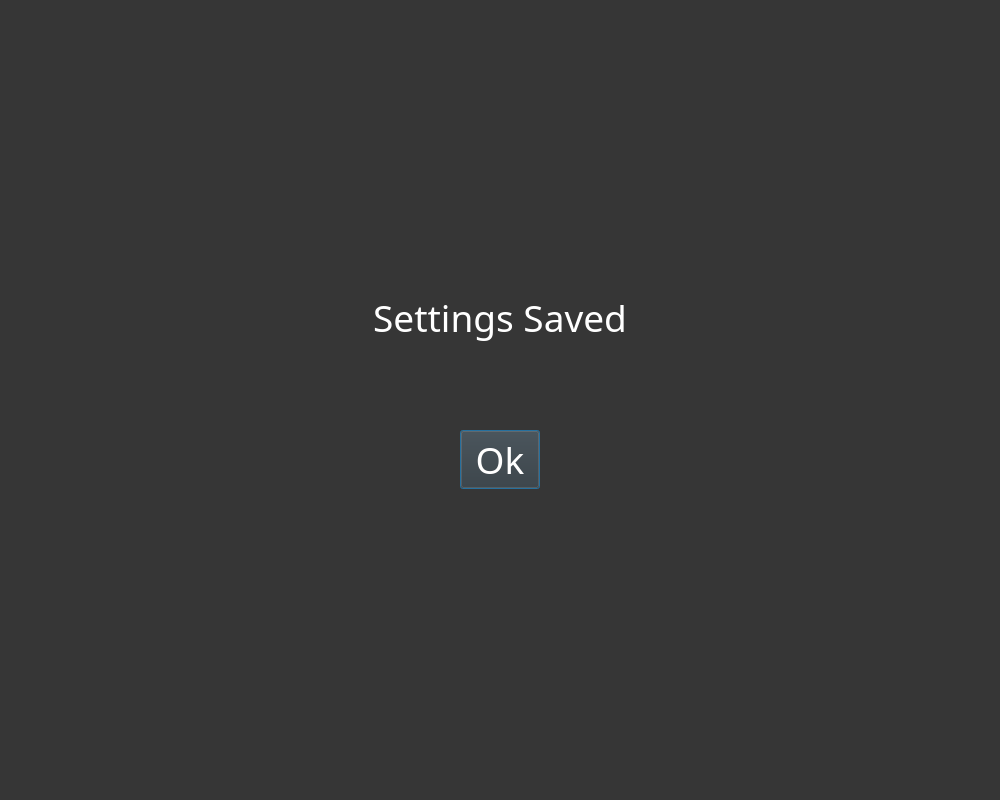
<?xml version="1.0" encoding="UTF-8"?>
<ui version="4.0">
 <class>Dialog</class>
 <widget class="QDialog" name="Dialog">
  <property name="geometry">
   <rect>
    <x>0</x>
    <y>0</y>
    <width>1000</width>
    <height>800</height>
   </rect>
  </property>
  <property name="minimumSize">
   <size>
    <width>1000</width>
    <height>800</height>
   </size>
  </property>
  <property name="windowTitle">
   <string>Dialog</string>
  </property>
  <property name="styleSheet">
   <string notr="true">background-color: rgb(54, 54, 54);</string>
  </property>
  <layout class="QVBoxLayout" name="verticalLayout">
   <item>
    <layout class="QHBoxLayout" name="horizontalLayout_2">
     <property name="topMargin">
      <number>200</number>
     </property>
     <item>
      <spacer name="horizontalSpacer">
       <property name="orientation">
        <enum>Qt::Horizontal</enum>
       </property>
       <property name="sizeHint" stdset="0">
        <size>
         <width>40</width>
         <height>20</height>
        </size>
       </property>
      </spacer>
     </item>
     <item>
      <widget class="QLabel" name="settingsSavedLabel">
       <property name="font">
        <font>
         <family>Hans Kendrick 3</family>
         <pointsize>28</pointsize>
        </font>
       </property>
       <property name="styleSheet">
        <string notr="true">color:white;</string>
       </property>
       <property name="text">
        <string>&lt;html&gt;&lt;head/&gt;&lt;body&gt;&lt;p align=&quot;center&quot;&gt;Settings Saved&lt;/p&gt;&lt;/body&gt;&lt;/html&gt;</string>
       </property>
       <property name="alignment">
        <set>Qt::AlignCenter</set>
       </property>
      </widget>
     </item>
     <item>
      <spacer name="horizontalSpacer_3">
       <property name="orientation">
        <enum>Qt::Horizontal</enum>
       </property>
       <property name="sizeHint" stdset="0">
        <size>
         <width>40</width>
         <height>20</height>
        </size>
       </property>
      </spacer>
     </item>
    </layout>
   </item>
   <item>
    <layout class="QHBoxLayout" name="horizontalLayout">
     <property name="bottomMargin">
      <number>300</number>
     </property>
     <item>
      <spacer name="horizontalSpacer_4">
       <property name="orientation">
        <enum>Qt::Horizontal</enum>
       </property>
       <property name="sizeHint" stdset="0">
        <size>
         <width>40</width>
         <height>20</height>
        </size>
       </property>
      </spacer>
     </item>
     <item>
      <widget class="QPushButton" name="settingsSavedOkButton">
       <property name="sizePolicy">
        <sizepolicy hsizetype="Fixed" vsizetype="Fixed">
         <horstretch>0</horstretch>
         <verstretch>0</verstretch>
        </sizepolicy>
       </property>
       <property name="minimumSize">
        <size>
         <width>80</width>
         <height>45</height>
        </size>
       </property>
       <property name="font">
        <font>
         <family>Hans Kendrick 3</family>
         <pointsize>28</pointsize>
        </font>
       </property>
       <property name="styleSheet">
        <string notr="true">color:white;</string>
       </property>
       <property name="text">
        <string>Ok</string>
       </property>
      </widget>
     </item>
     <item>
      <spacer name="horizontalSpacer_2">
       <property name="orientation">
        <enum>Qt::Horizontal</enum>
       </property>
       <property name="sizeHint" stdset="0">
        <size>
         <width>40</width>
         <height>20</height>
        </size>
       </property>
      </spacer>
     </item>
    </layout>
   </item>
  </layout>
 </widget>
 <resources/>
 <connections/>
</ui>
